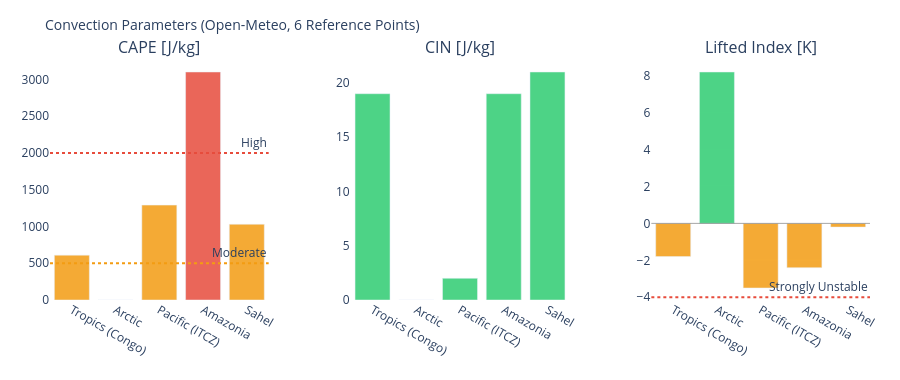

The notebook cell saved with this chart:
### Markdown cell above
---
## 3. Visualizations

### Code cell
# ============================================================
# CAPE / CIN / LIFTED INDEX – Convection potential
# ============================================================

if not df_atm.empty:
    fig = make_subplots(
        rows=1, cols=3,
        subplot_titles=['CAPE [J/kg]', 'CIN [J/kg]', 'Lifted Index [K]'],
        horizontal_spacing=0.1
    )
    pts = df_atm['point'].tolist()
    pt_colors = ['#E85D24','#185FA5','#888780','#378ADD','#639922','#F2A623']

    # CAPE – höher = mehr Gewitterpotential
    cape_vals = df_atm['cape'].fillna(0).tolist()
    cape_colors = ['#e74c3c' if v > 2000 else '#f39c12' if v > 500 else '#2ecc71'
                   for v in cape_vals]
    fig.add_trace(go.Bar(x=pts, y=cape_vals, marker_color=cape_colors,
                         opacity=0.85, showlegend=False), row=1, col=1)
    fig.add_hline(y=2000, line_dash='dot', line_color='#e74c3c',
                  annotation_text='High', row=1, col=1)
    fig.add_hline(y=500,  line_dash='dot', line_color='#f39c12',
                  annotation_text='Moderate', row=1, col=1)

    # CIN – negativer = stärker gedeckelt (weniger Auslöse)
    cin_vals = df_atm['cin'].fillna(0).tolist()
    cin_colors = ['#e74c3c' if v < -200 else '#f39c12' if v < -50 else '#2ecc71'
                  for v in cin_vals]
    fig.add_trace(go.Bar(x=pts, y=cin_vals, marker_color=cin_colors,
                         opacity=0.85, showlegend=False), row=1, col=2)

    # Lifted Index – negativ = instabil
    li_vals = df_atm['li'].fillna(0).tolist()
    li_colors = ['#e74c3c' if v < -4 else '#f39c12' if v < 0 else '#2ecc71'
                 for v in li_vals]
    fig.add_trace(go.Bar(x=pts, y=li_vals, marker_color=li_colors,
                         opacity=0.85, showlegend=False), row=1, col=3)
    fig.add_hline(y=0, line_color='gray', line_width=0.7, row=1, col=3)
    fig.add_hline(y=-4, line_dash='dot', line_color='#e74c3c',
                  annotation_text='Strongly Unstable', row=1, col=3)

    fig.update_layout(
        title=dict(text='Convection Parameters (Open-Meteo, 6 Reference Points)', font=dict(size=14)),
        height=380, plot_bgcolor='rgba(0,0,0,0)', paper_bgcolor='rgba(0,0,0,0)',
        margin=dict(l=50, r=30, t=60, b=80)
    )
    fig.update_xaxes(tickangle=30)
    fig.show()

### Figure 1 — Plotly figure (JSON) as saved in the notebook; plotly's stock layout.template omitted (floating-point values rounded to 4 significant figures)
{"data": [{"marker": {"color": ["#f39c12", "#2ecc71", "#f39c12", "#e74c3c", "#f39c12"]}, "opacity": 0.85, "showlegend": false, "type": "bar", "x": ["Tropics (Congo)", "Arctic", "Pacific (ITCZ)", "Amazonia", "Sahel"], "xaxis": "x", "y": [610.0, 0.0, 1290.0, 3100.0, 1030.0], "yaxis": "y"}, {"marker": {"color": ["#2ecc71", "#2ecc71", "#2ecc71", "#2ecc71", "#2ecc71"]}, "opacity": 0.85, "showlegend": false, "type": "bar", "x": ["Tropics (Congo)", "Arctic", "Pacific (ITCZ)", "Amazonia", "Sahel"], "xaxis": "x2", "y": [19.0, 0.0, 2.0, 19.0, 21.0], "yaxis": "y2"}, {"marker": {"color": ["#f39c12", "#2ecc71", "#f39c12", "#f39c12", "#f39c12"]}, "opacity": 0.85, "showlegend": false, "type": "bar", "x": ["Tropics (Congo)", "Arctic", "Pacific (ITCZ)", "Amazonia", "Sahel"], "xaxis": "x3", "y": [-1.8, 8.2, -3.5, -2.4, -0.2], "yaxis": "y3"}], "layout": {"annotations": [{"font": {"size": 16}, "showarrow": false, "text": "CAPE [J/kg]", "x": 0.1333, "xanchor": "center", "xref": "paper", "y": 1.0, "yanchor": "bottom", "yref": "paper"}, {"font": {"size": 16}, "showarrow": false, "text": "CIN [J/kg]", "x": 0.5, "xanchor": "center", "xref": "paper", "y": 1.0, "yanchor": "bottom", "yref": "paper"}, {"font": {"size": 16}, "showarrow": false, "text": "Lifted Index [K]", "x": 0.8667, "xanchor": "center", "xref": "paper", "y": 1.0, "yanchor": "bottom", "yref": "paper"}, {"showarrow": false, "text": "High", "x": 1, "xanchor": "right", "xref": "x domain", "y": 2000, "yanchor": "bottom", "yref": "y"}, {"showarrow": false, "text": "Moderate", "x": 1, "xanchor": "right", "xref": "x domain", "y": 500, "yanchor": "bottom", "yref": "y"}, {"showarrow": false, "text": "Strongly Unstable", "x": 1, "xanchor": "right", "xref": "x3 domain", "y": -4, "yanchor": "bottom", "yref": "y3"}], "height": 380, "margin": {"b": 80, "l": 50, "r": 30, "t": 60}, "paper_bgcolor": "rgba(0,0,0,0)", "plot_bgcolor": "rgba(0,0,0,0)", "shapes": [{"line": {"color": "#e74c3c", "dash": "dot"}, "type": "line", "x0": 0, "x1": 1, "xref": "x domain", "y0": 2000, "y1": 2000, "yref": "y"}, {"line": {"color": "#f39c12", "dash": "dot"}, "type": "line", "x0": 0, "x1": 1, "xref": "x domain", "y0": 500, "y1": 500, "yref": "y"}, {"line": {"color": "gray", "width": 0.7}, "type": "line", "x0": 0, "x1": 1, "xref": "x3 domain", "y0": 0, "y1": 0, "yref": "y3"}, {"line": {"color": "#e74c3c", "dash": "dot"}, "type": "line", "x0": 0, "x1": 1, "xref": "x3 domain", "y0": -4, "y1": -4, "yref": "y3"}], "title": {"font": {"size": 14}, "text": "Convection Parameters (Open-Meteo, 6 Reference Points)"}, "xaxis": {"anchor": "y", "domain": [0.0, 0.2667], "tickangle": 30}, "xaxis2": {"anchor": "y2", "domain": [0.3667, 0.6333], "tickangle": 30}, "xaxis3": {"anchor": "y3", "domain": [0.7333, 1.0], "tickangle": 30}, "yaxis": {"anchor": "x", "domain": [0.0, 1.0]}, "yaxis2": {"anchor": "x2", "domain": [0.0, 1.0]}, "yaxis3": {"anchor": "x3", "domain": [0.0, 1.0]}}}
